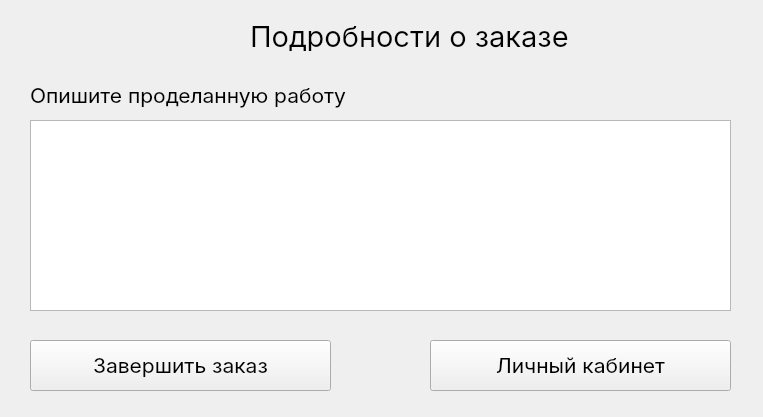
<?xml version="1.0" encoding="UTF-8"?>
<ui version="4.0">
 <class>CompleteOrderWindow</class>
 <widget class="QWidget" name="CompleteOrderWindow">
  <property name="geometry">
   <rect>
    <x>0</x>
    <y>0</y>
    <width>763</width>
    <height>417</height>
   </rect>
  </property>
  <property name="sizePolicy">
   <sizepolicy hsizetype="Fixed" vsizetype="Fixed">
    <horstretch>0</horstretch>
    <verstretch>0</verstretch>
   </sizepolicy>
  </property>
  <property name="windowTitle">
   <string>Form</string>
  </property>
  <widget class="QPushButton" name="complete_order_button">
   <property name="geometry">
    <rect>
     <x>30</x>
     <y>340</y>
     <width>301</width>
     <height>51</height>
    </rect>
   </property>
   <property name="font">
    <font>
     <family>Inter</family>
     <pointsize>16</pointsize>
    </font>
   </property>
   <property name="text">
    <string>Завершить заказ</string>
   </property>
  </widget>
  <widget class="QLabel" name="description_order_label">
   <property name="geometry">
    <rect>
     <x>30</x>
     <y>80</y>
     <width>411</width>
     <height>31</height>
    </rect>
   </property>
   <property name="font">
    <font>
     <family>Inter</family>
     <pointsize>16</pointsize>
    </font>
   </property>
   <property name="text">
    <string>Опишите проделанную работу</string>
   </property>
  </widget>
  <widget class="QTextEdit" name="description_order_text_edit">
   <property name="geometry">
    <rect>
     <x>30</x>
     <y>120</y>
     <width>701</width>
     <height>191</height>
    </rect>
   </property>
   <property name="font">
    <font>
     <family>Inter</family>
     <pointsize>16</pointsize>
    </font>
   </property>
   <property name="readOnly">
    <bool>false</bool>
   </property>
  </widget>
  <widget class="QPushButton" name="go_area_button">
   <property name="geometry">
    <rect>
     <x>430</x>
     <y>340</y>
     <width>301</width>
     <height>51</height>
    </rect>
   </property>
   <property name="font">
    <font>
     <family>Inter</family>
     <pointsize>16</pointsize>
    </font>
   </property>
   <property name="text">
    <string>Личный кабинет</string>
   </property>
  </widget>
  <widget class="QLabel" name="about_order_label">
   <property name="geometry">
    <rect>
     <x>250</x>
     <y>20</y>
     <width>411</width>
     <height>31</height>
    </rect>
   </property>
   <property name="font">
    <font>
     <family>Inter</family>
     <pointsize>22</pointsize>
    </font>
   </property>
   <property name="text">
    <string>Подробности о заказе</string>
   </property>
  </widget>
 </widget>
 <resources/>
 <connections/>
</ui>
